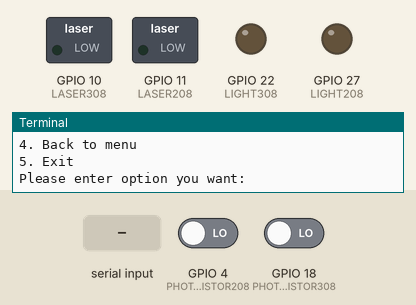
Recording of a program running on a simulated Raspberry Pi (BCM pin numbers). Parts: switched loads named in the program (green lamp = pin HIGH), output pins drawn as LEDs (lit = HIGH), the last lines printed to the terminal. Inputs (shaded band) come from the test bench; at power-on: GPIO 4 (PHOTORESISTOR208) LOW, GPIO 18 (PHOTORESISTOR308) LOW. The clock reads 2024-03-15 10:24:30 at power-on unless the program sets it; sending an e-mail succeeds after 1 s; pins used as bus, display or sensor lines are not drawn.

Above: at 1.2 s.
1.3 s: "1" typed at the terminal, then Enter
At 2.5 s:
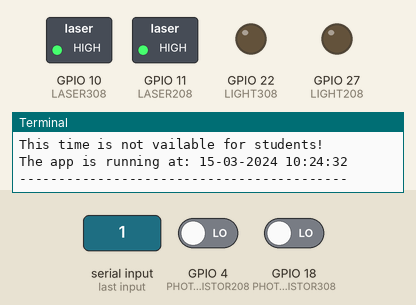
2.8 s: GPIO 4 (PHOTORESISTOR208) driven HIGH
Timing chart, 0 to 5.8 s (numbered marks = the images above; inputs shaded):
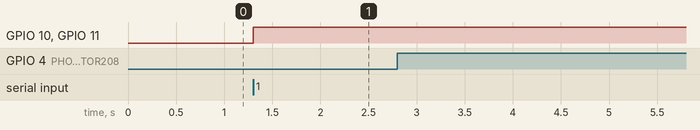

The program:

dormManagement.py
```python
import RPi.GPIO as GPIO
import time
import datetime
import sys
import smtplib


POWER = 17
LIGHT208 = 27
LIGHT308 = 22

LASER208 = 11
LASER308 = 10

PHOTORESISTOR208 = 4
PHOTORESISTOR308 = 18


DELAY = 0.5


LIMIT_MAX = 26
LIMIT_MIN = 22

MILESTONES_HOUR = 4


list = []

class inforRoom :
	def __init__(self, name, time):
	    	self.name = name
    	    	self.time = time

def main():
    setup()
    wellcome()
    choose = menu()
    case(choose)

def setup():
    GPIO.setmode(GPIO.BCM)
    GPIO.setup(POWER, GPIO.OUT)
    GPIO.setup(LASER208, GPIO.OUT)
    GPIO.setup(LASER308, GPIO.OUT)
    GPIO.setup(LIGHT208, GPIO.OUT)
    GPIO.setup(LIGHT308, GPIO.OUT)
    GPIO.setup(PHOTORESISTOR208, GPIO.IN)
    GPIO.setup(PHOTORESISTOR308, GPIO.IN)

def wellcome():
    print("            *****************************************\n")
    print "            *           Welcome to PNV              *\n"
    print("            *****************************************\n")

def display():
    print("Room \t\t\t\t\t\t Time")

    for listRoom in list:
	print(listRoom.name),
	print("\t\t\t\t\t\t"),
	print(listRoom.time )

def app(hourVirtual):
    GPIO.output(POWER, GPIO.HIGH)
    GPIO.output(LIGHT208, GPIO.HIGH)
    GPIO.output(LIGHT308, GPIO.HIGH)
    GPIO.output(LASER208, GPIO.HIGH)
    GPIO.output(LASER308, GPIO.HIGH)

    timeNow = datetime.datetime.now()
    hour = '{:02d}'.format(timeNow.hour)

    while True:
	print GPIO.input(PHOTORESISTOR208)
	print GPIO.input(PHOTORESISTOR308)
	photoresistor208 = GPIO.input(PHOTORESISTOR208)
	photoresistor308 = GPIO.input(PHOTORESISTOR308)

	validTime = checkTime(hourVirtual)

	if validTime == True:
		turnOffLight()
	 	checkPeople(photoresistor208,photoresistor308)
	 	display()
		print("This time is not vailable for students!")
	else:
            	print("This time is vailable for students!")

        systemTray(validTime)

def menu():
	print ("The system have 2 options:")
	print ("1. Time valid form 10 pm to 4 am")
	print ("2. Time invalid form 5 am to 9 pm")
	print ("3. Information room have mistake")
	print ("4. Back to menu")
	print ("5. Exit")
	print('Please enter option you want:')

	while True:
	    choose = input()
	    if(choose <= 5 and choose > 0 ):
        	break

	return choose

def case(choose):
	if choose == 1:
		app(22)
	elif choose == 2:
		app(10)
	elif choose == 3:
		display()
	elif choose == 4:
		menu()
	elif choose == 5:
		exit()
	elif choose !="":
		print("/n Not valid choice try again")

def systemTray(validTime):
	timeNow = datetime.datetime.now()

	year = '{:02d}'.format(timeNow.year)
	month = '{:02d}'.format(timeNow.month)
	day = '{:02d}'.format(timeNow.day)
	hour = '{:02d}'.format(timeNow.hour)
	minute = '{:02d}'.format(timeNow.minute)
	second = '{:02d}'.format(timeNow.second)

	currentTime = '{}-{}-{} {}:{}:{}'.format(day, month, year, hour, minute, second)
	print("The app is running at: " + currentTime)
	print("------------------------------------------")
	time.sleep(DELAY)

def checkValidTime(time):
        if time <= MILESTONES_HOUR:
            return time + LIMIT_MIN
        else:
            return time

def checkTime(hour):
    if checkValidTime(hour) >= LIMIT_MIN and checkValidTime(hour) <= LIMIT_MAX:
	return True
    else:
	return False


def turnOffLight():
    statusLight208 = GPIO.input(LIGHT208)
    statusLight308 = GPIO.input(LIGHT308)

    if statusLight208 == 1:
	GPIO.output(LIGHT208, GPIO.LOW)

    if statusLight308 == 1:
	GPIO.output(LIGHT308, GPIO.LOW)

def checkPeople(PHOTORESISTOR208,PHOTORESISTOR308):
    timeNow = datetime.datetime.now()
    year = '{:02d}'.format(timeNow.year)
    month = '{:02d}'.format(timeNow.month)
    day = '{:02d}'.format(timeNow.day)
    hour = '{:02d}'.format(timeNow.hour)
    minute = '{:02d}'.format(timeNow.minute)
    second = '{:02d}'.format(timeNow.second)

    currentTime = '{}-{}-{} {}:{}:{}'.format(day, month, year, hour, minute, second)
    if PHOTORESISTOR208 == 1:
	r208=inforRoom("208",timeNow)
	list.append(r208)
	msg = "208 have gone out"
	sendEmail(msg)

    if PHOTORESISTOR308 == 1:
	r308=inforRoom("308",timeNow)
        list.append(r308)
	msg = "308 have gone out"
	sendEmail(msg)

def sendEmail(msg):
    subject = "ROOM HAVE MISTAKE AFTER 10 pm"
    server=smtplib.SMTP('smtp.gmail.com',587)
    server.starttls()
    server.login("thao.ngopn@gmail.com","thao180899")
    server.sendmail("thao.ngopn@gmail.com","thao.ngopn@gmail.com",msg,subject)
    server.quit()

def exit():
	sys.exit()

def destroy():
    GPIO.cleanup()

if __name__ == '__main__':
    try:
        main()
    except KeyboardInterrupt:
        destroy()
```

Measured:
- after the input at 1.3 s, GPIO 10 (LASER308), GPIO 11 (LASER208): LOW → HIGH at once
